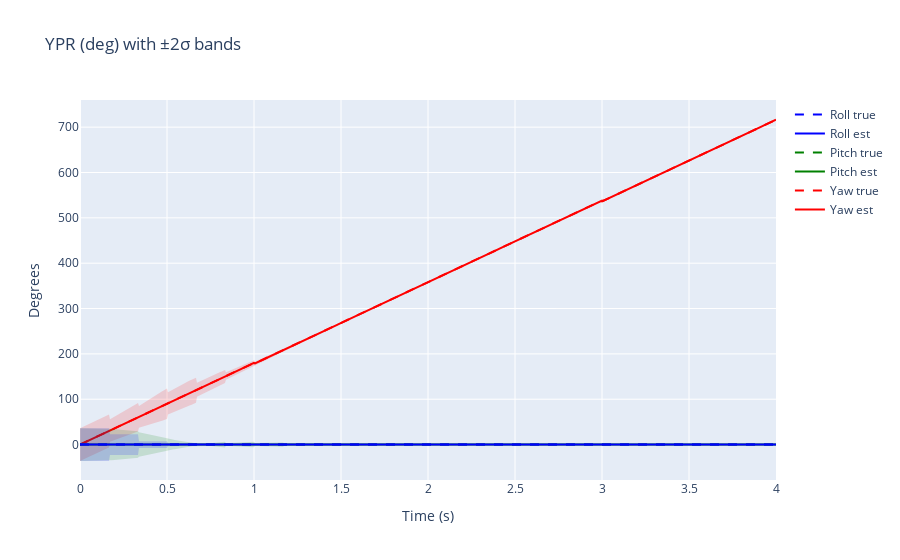

The code cell stored with this chart in its notebook:
### Markdown cell above
## Plot Yaw/Pitch/Roll (degrees)

We show estimated angles with ±2σ bands and dashed ground truth. Ideally, the truth lies mostly within the shaded bands if covariances are well tuned.

### Code cell
# YPR (deg) with ±2σ bands, RGB colors, dashed GT
fig = go.Figure(); color_rgb = {0: ('rgba(255,0,0,0.15)', '#ff0000'), 1: ('rgba(0,128,0,0.15)', '#008000'), 2: ('rgba(0,0,255,0.15)', '#0000ff')}; names = {0: 'Yaw', 1: 'Pitch', 2: 'Roll'}
for i in range(3):
    fill_rgba, line_color = color_rgb[i]; mean = ypr_est[:, i]; std2p = 2.0 * rot_std_deg[:, i]; upper = mean + std2p; lower = mean - std2p
    fig.add_scatter(x=times, y=upper, line=dict(color=line_color, width=0), showlegend=False)
    fig.add_scatter(x=times, y=lower, fill='tonexty', fillcolor=fill_rgba, line=dict(color=line_color, width=0), showlegend=False)
    fig.add_scatter(x=times, y=mean, name=f"{names[i]} est", line=dict(color=line_color, width=2))
    fig.add_scatter(x=times, y=ypr_true[:, i], name=f"{names[i]} true", line=dict(color=line_color, dash='dash', width=2))
fig.update_layout(title='YPR (deg) with ±2σ bands', xaxis_title='Time (s)', yaxis_title='Degrees'); fig.show()

### Figure 1 — Plotly figure (JSON) as saved in the notebook; plotly's stock layout.template omitted (floating-point values rounded to 4 significant figures; data arrays with more than 128 entries replaced by an {"elided": "..."} marker saying what was removed)
{"data": [{"line": {"color": "#ff0000", "width": 0}, "showlegend": false, "type": "scatter", "x": {"elided": "721 float values"}, "y": {"elided": "721 float values"}}, {"fill": "tonexty", "fillcolor": "rgba(255,0,0,0.15)", "line": {"color": "#ff0000", "width": 0}, "showlegend": false, "type": "scatter", "x": {"elided": "721 float values"}, "y": {"elided": "721 float values"}}, {"line": {"color": "#ff0000", "width": 2}, "name": "Yaw est", "type": "scatter", "x": {"elided": "721 float values"}, "y": {"elided": "721 float values"}}, {"line": {"color": "#ff0000", "dash": "dash", "width": 2}, "name": "Yaw true", "type": "scatter", "x": {"elided": "721 float values"}, "y": {"elided": "721 float values"}}, {"line": {"color": "#008000", "width": 0}, "showlegend": false, "type": "scatter", "x": {"elided": "721 float values"}, "y": {"elided": "721 float values"}}, {"fill": "tonexty", "fillcolor": "rgba(0,128,0,0.15)", "line": {"color": "#008000", "width": 0}, "showlegend": false, "type": "scatter", "x": {"elided": "721 float values"}, "y": {"elided": "721 float values"}}, {"line": {"color": "#008000", "width": 2}, "name": "Pitch est", "type": "scatter", "x": {"elided": "721 float values"}, "y": {"elided": "721 float values"}}, {"line": {"color": "#008000", "dash": "dash", "width": 2}, "name": "Pitch true", "type": "scatter", "x": {"elided": "721 float values"}, "y": {"elided": "721 float values"}}, {"line": {"color": "#0000ff", "width": 0}, "showlegend": false, "type": "scatter", "x": {"elided": "721 float values"}, "y": {"elided": "721 float values"}}, {"fill": "tonexty", "fillcolor": "rgba(0,0,255,0.15)", "line": {"color": "#0000ff", "width": 0}, "showlegend": false, "type": "scatter", "x": {"elided": "721 float values"}, "y": {"elided": "721 float values"}}, {"line": {"color": "#0000ff", "width": 2}, "name": "Roll est", "type": "scatter", "x": {"elided": "721 float values"}, "y": {"elided": "721 float values"}}, {"line": {"color": "#0000ff", "dash": "dash", "width": 2}, "name": "Roll true", "type": "scatter", "x": {"elided": "721 float values"}, "y": {"elided": "721 float values"}}], "layout": {"title": {"text": "YPR (deg) with ±2σ bands"}, "xaxis": {"title": {"text": "Time (s)"}}, "yaxis": {"title": {"text": "Degrees"}}}}
